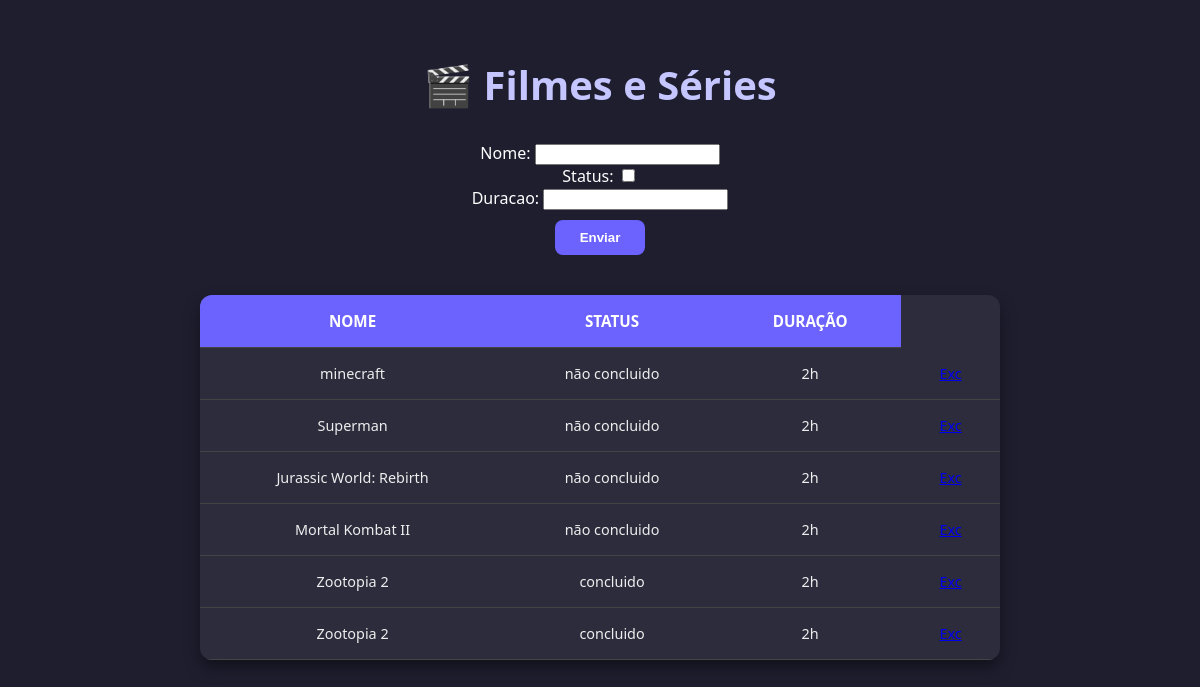
/filmes/, run on the app's committed database.
### filmes/models.py (models this page shows)
class Lista_FilmesModel(models.Model):
    nome = models.CharField(max_length=45)
    status = models.BooleanField(default=False)
    duracao = models.CharField(max_length=10)

### filmes/views.py (the view)
# urls.py: path("", views.filmes_principal, name="principal_filmes"),
def filmes_principal(request:HttpRequest):
    if request.method == "POST":
        formulario = FilmesForm(request.POST)
        if formulario.is_valid():
            formulario.save()
    contexto = {
        'filmes': Lista_FilmesModel.objects.all(),
        'form': FilmesForm
    }
    return render(request, 'filmes.html', contexto)

### filmes/templates/filmes.html (shortened to what this page needs)
<!DOCTYPE html>
<html lang="pt-br">
<head>
</head>
<body>
    <h1>🎬 Filmes e Séries</h1>
    <form action="" method="post" id="formulario">
        {{ form }}
        <input type="submit" value="Enviar">
    </form>
    <table>
        <thead>
            <tr>
                <th>Nome</th>
                <th>Status</th>
                <th>Duração</th>
            </tr>
        </thead>
        <tbody>
            {% for filme in filmes %}
            <tr>
                <td data-label="Nome">{{ filme.nome }}</td>
                <td>
                    {%  if  filme.status%}
                    concluido
                    {% else %}
                    não concluido
                    {% endif %}
                </td>
                <td data-label="Duração">{{ filme.duracao }}</td>
               <td><a href="{% url 'filmes:excluir_filme' filme.id %}
                ">Exc</a></td>
            </tr>
            {% endfor %}
        </tbody>
    </table>
</body>
</html>

### filmes/templates/filmes.html (style rules this page uses)
body { margin: 0; padding: 30px; background: #1e1e2f; font-family: 'Segoe UI', sans-serif; color: #fff; }
form input { display: inline; }
h1 { text-align: center; color: #c5c5ff; margin-bottom: 30px; font-size: 2.5rem; }
form { display: flex; flex-direction: column; align-items: center; margin-bottom: 40px; }
form input[type="submit"] { margin-top: 10px; padding: 10px 25px; background-color: #6c63ff; color: white; border: none; border-radius: 8px; font-weight: bold; cursor: pointer; transition: 0.3s; }
table { width: 90%; max-width: 800px; margin: 20px auto; border-collapse: collapse; background-color: #2c2c3c; border-radius: 12px; overflow: hidden; box-shadow: 0 8px 16px rgba(0, 0, 0, 0.4); }
thead { background-color: #6c63ff; }
th, td { padding: 16px 20px; text-align: center; border-bottom: 1px solid #444; }
th { color: white; text-transform: uppercase; font-weight: bold; font-size: 0.95rem; }
td { color: #eee; font-size: 0.9rem; }

### data on the page
Lista_FilmesModel: nome "minecraft", status "não concluido", duracao "2h"
Lista_FilmesModel: nome "Superman", status "não concluido", duracao "2h"
Lista_FilmesModel: nome "Jurassic World: Rebirth", status "não concluido", duracao "2h"
Lista_FilmesModel: nome "Mortal Kombat II", status "não concluido", duracao "2h"
Lista_FilmesModel: nome "Zootopia 2", status "concluido", duracao "2h"
Lista_FilmesModel: nome "Zootopia 2", status "concluido", duracao "2h"
